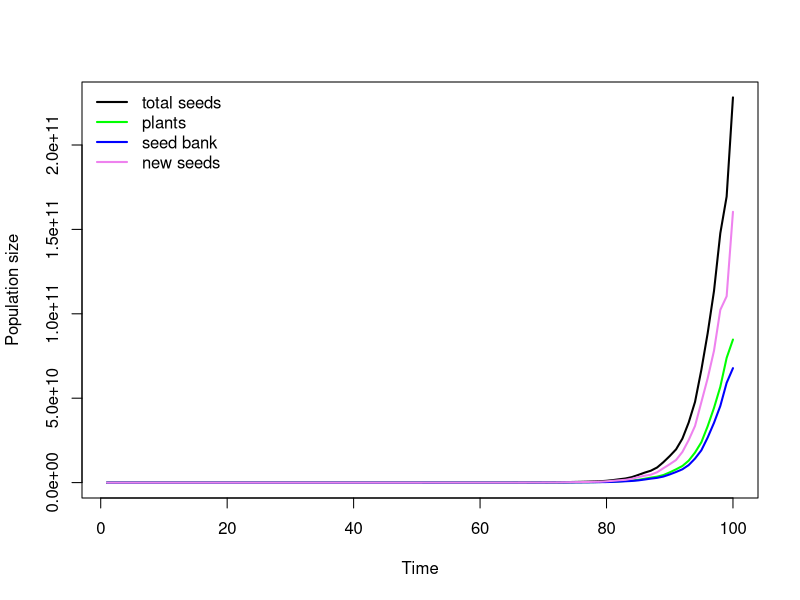
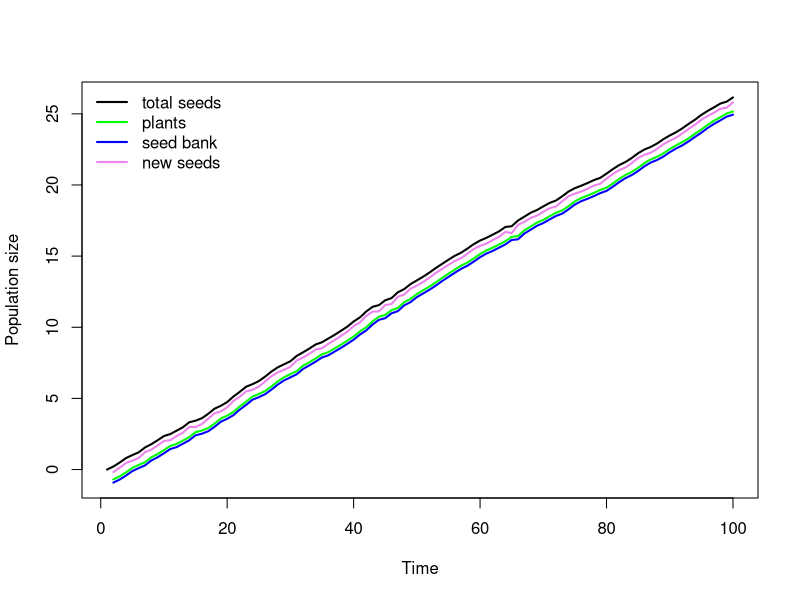

The R source for these figures, in order:

# model density independent growth with a seedbank

# set your working directory
setwd("G:/My Drive/AdlerLabDocs/PlantPopEcol/code")

### define population growth function-----------------------

DI_SB_growth <- function(N,g,s,fec){
  germinants <- g*N   # number of plants germinating out of the seed bank
  surv_seeds <- N*(1-g)*s  # number of ungerminated seeds that survive
  new_seeds <- fec*germinants  # fecundity (production of new seeds)
  total_seeds <- surv_seeds+new_seeds
  output <- c(total_seeds,germinants,surv_seeds,new_seeds)
  return(output)
}

### set parameters ------------------------------------------

fec_mu <- 1.8      # mean fecundity (must be > 0)
fec_sigma <- 0.2  # year-to-year standard deviation of fecundity (must be > 0)
g <- 0.5              # germination rate
s <- 0.8              # survival of ungerminated seeds

### set-up simulation ------------------------------------------

timesteps <- 100  # number of time steps to simulate
Nmatrix <- matrix(NA,nrow=timesteps,ncol=4)  # matrix to store population time series
colnames(Nmatrix) <- c("total_seeds","germinants","surv_seeds","new_seeds")
Nmatrix[1,] <- c(1,0,0,0)  # initial population state
fec <- rnorm(timesteps,fec_mu, fec_sigma) # draw fecundities from a distribution
fec[fec<0] <- 0   # set negative fecundities to zero

### run simulation ------------------------------------------

for(i in 2:timesteps){
  Nmatrix[i,] <- DI_SB_growth(Nmatrix[i-1,1],g,s,fec[i])
}

# calculate long-term average population growth rate (geometric mean)
little_r <- mean(log(Nmatrix[2:(nrow(Nmatrix)),1]/Nmatrix[1:(nrow(Nmatrix)-1),1]))
print(paste0("r=",little_r))

# calculate the standard deviation of the annual population growth rates 
little_r_sd <- sd(log(Nmatrix[2:(nrow(Nmatrix)),1]/Nmatrix[1:(nrow(Nmatrix)-1),1]))
print(paste0("r SD =",little_r_sd))

### plot results ------------------------------------------

myCols <-c("black","green","blue","violet")
myNames <- c("total seeds","plants","seed bank","new seeds")

# plot on raw (arithmetic) scale
matplot(Nmatrix,type="l",xlab="Time",ylab="Population size",
        lty=1,lwd=2, col=myCols)
legend("topleft",myNames,col=myCols,lty=1, lwd=2, bty="n")

# plot on log scale
matplot(log(Nmatrix),type="l",xlab="Time",ylab="Population size",
        lty=1,lwd=2, col=myCols)
legend("topleft",myNames,col=myCols,lty=1,lwd=2, bty="n")
